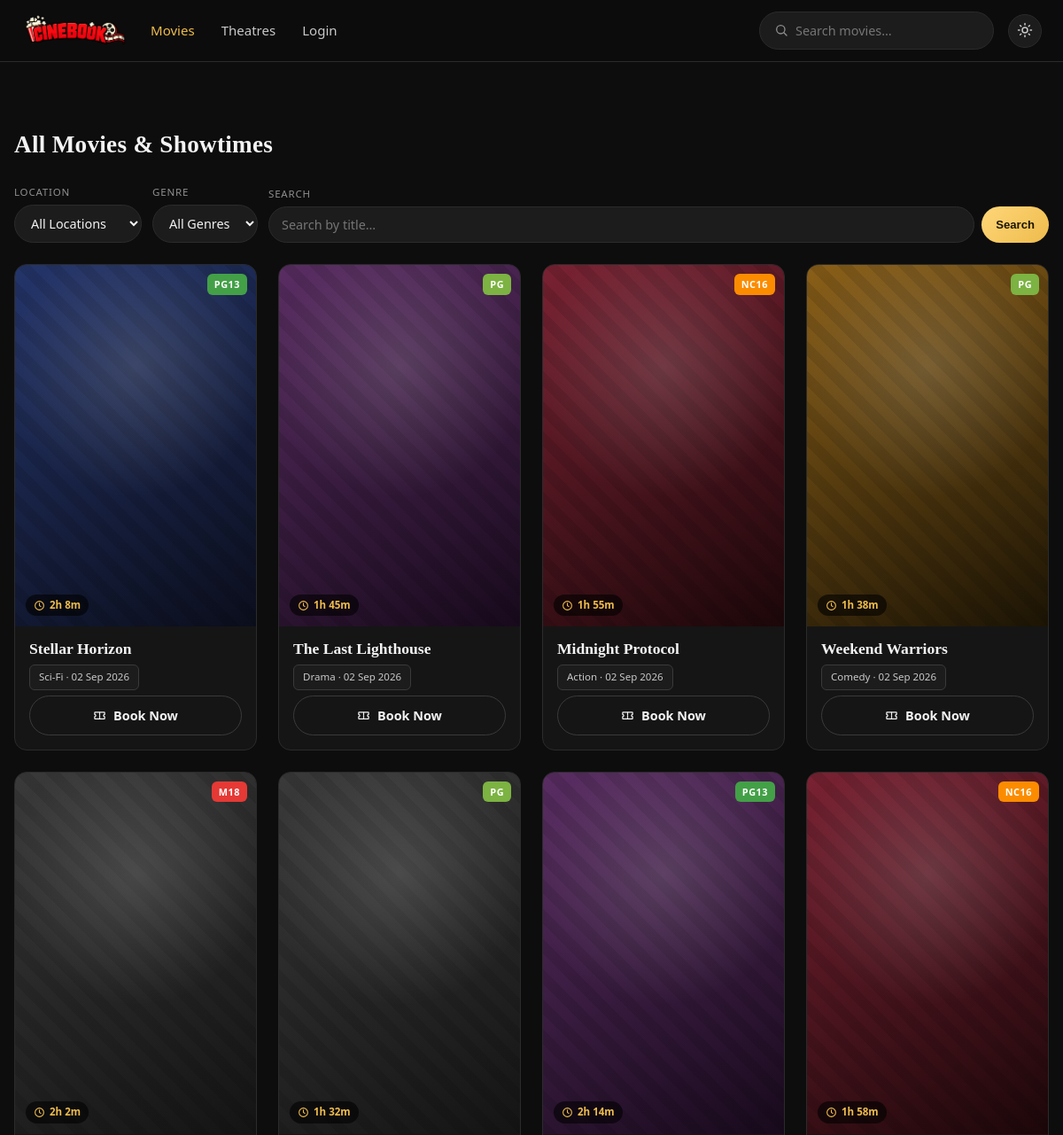
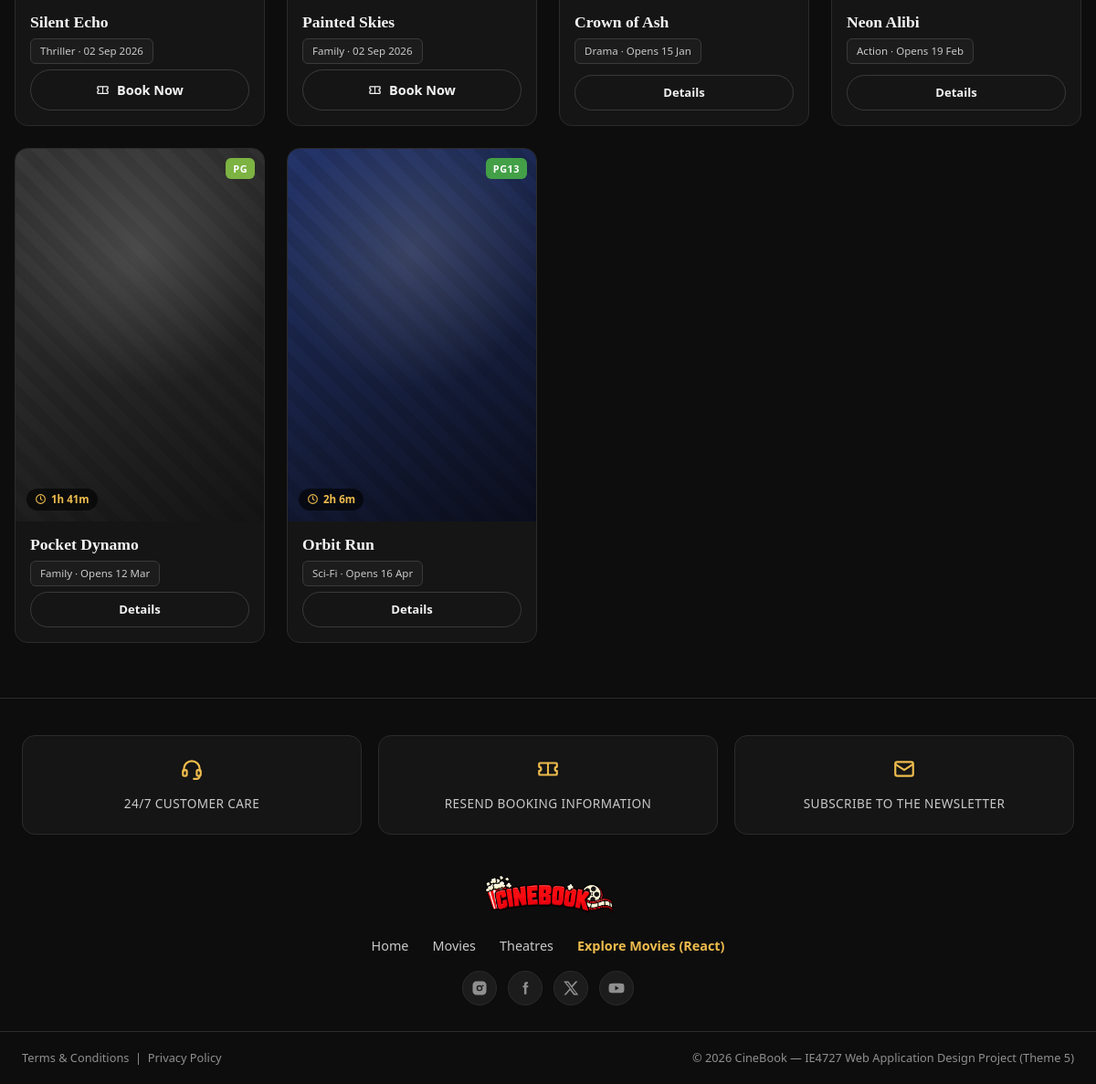
The app's page /movies.php with its own data (2 pictures, top to bottom).
### tables this page shows
CREATE TABLE movie (
    Movie_ID INT AUTO_INCREMENT PRIMARY KEY,
    Location VARCHAR(150),
    Date DATE,
    Showtime TIME,
    Description TEXT,
    Title VARCHAR(150) NOT NULL,
    Poster VARCHAR(255) NOT NULL DEFAULT '',
    Backdrop VARCHAR(255) NOT NULL DEFAULT '',
    Trailer_File VARCHAR(255) NULL DEFAULT NULL,
    Genre VARCHAR(80),
    Duration_Min INT,
    Certificate VARCHAR(10) DEFAULT 'PG',
    Stars TINYINT DEFAULT 4,
    Status VARCHAR(20) DEFAULT 'showing',
    Cinema_ID INT,
    FOREIGN KEY (Cinema_ID) REFERENCES cinema(Cinema_ID)
);

### movies.php (the view, shortened to what this page needs)
<?php
require_once 'includes/db_connect.php';
include 'includes/header.php';
$locFilter = ctype_digit((string)($_GET['loc'] ?? '')) ? (int)$_GET['loc'] : 0;
$q = is_string($_GET['q'] ?? null) ? trim($_GET['q']) : '';
$q = substr($q, 0, 100);
$inner = "SELECT MIN(m2.Movie_ID) FROM movie m2
          LEFT JOIN cinema c2 ON m2.Cinema_ID = c2.Cinema_ID
          WHERE 1=1";
$inner .= " GROUP BY m2.Title";
$sql = "SELECT m.Movie_ID, m.Title, m.Genre, m.Duration_Min, m.Date, m.Showtime,
               m.Certificate, m.Stars, m.Status, m.Poster, c.Cinema_Name, b.Bran_Location
        FROM movie m
        LEFT JOIN cinema c ON m.Cinema_ID = c.Cinema_ID
        LEFT JOIN branch b ON c.Bran_ID = b.Bran_ID
        WHERE m.Movie_ID IN ($inner)
        ORDER BY m.Date ASC, m.Showtime ASC";
$stmt = $conn->prepare($sql);
$stmt->execute();
$result = $stmt->get_result();
$locName = '';
?>
<div class="section-head">
    <h2><?php
        if ($q !== '') echo 'Results for “' . htmlspecialchars($q) . '”';
        elseif ($locName !== '') echo 'Now Playing at ' . htmlspecialchars($locName);
        else echo 'All Movies &amp; Showtimes';
    ?></h2>
</div>
<form class="toolbar" method="GET" action="movies.php" role="search">
    <div class="filter-group">
        <label for="loc">Location</label>
        <select name="loc" id="loc" onchange="this.form.submit()">
            <option value="0">All Locations</option>
        </select>
    </div>
    <div class="filter-group">
        <label for="genre">Genre</label>
        <select name="genre" id="genre" onchange="this.form.submit()">
            <option value="">All Genres</option>
        </select>
    </div>
    <div class="filter-group grow">
        <label for="q">Search</label>
        <div class="search-row">
            <input type="search" name="q" id="q" placeholder="Search by title…" value="<?php echo htmlspecialchars($q); ?>">
            <button type="submit" class="btn btn-sm">Search</button>
        </div>
    </div>
</form>
<div class="movie-grid">
<?php if ($result && $result->num_rows > 0): ?>
    <?php while ($row = $result->fetch_assoc()): ?>
        <div class="movie-card" data-title="<?php echo htmlspecialchars($row['Title']); ?>">
            <a class="poster<?php echo poster_has_img($row['Poster']); ?>" data-genre="<?php echo htmlspecialchars($row['Genre']); ?>"<?php echo poster_style($row['Poster']); ?>
               href="movie_details.php?id=<?php echo $row['Movie_ID']; ?>">
                <?php echo cert_badge($row['Certificate']); ?>
                <span class="dur-pill"><?php echo icon('clock',13); ?><?php echo formatDuration($row['Duration_Min']); ?></span>
            </a>
            <div class="movie-card-foot">
                <a class="mc-title" href="movie_details.php?id=<?php echo $row['Movie_ID']; ?>"><?php echo htmlspecialchars($row['Title']); ?></a>
                <div class="mc-location"><?php
                    echo htmlspecialchars($locFilter > 0 ? $row['Bran_Location'] : $row['Genre']);
                    echo ' &middot; ';
                    echo $row['Status'] === 'coming' ? 'Opens ' . date("d M", strtotime($row['Date'])) : date("d M Y", strtotime($row['Date']));
                ?></div>
                <?php if ($row['Status'] === 'coming'): ?>
                    <a href="movie_details.php?id=<?php echo $row['Movie_ID']; ?>" class="btn btn-sm btn-ghost">Details</a>
                <?php else: ?>
                    <a href="booking.php?movie_id=<?php echo $row['Movie_ID']; ?>" class="book-now-btn">
                        <?php echo icon('ticket',15); ?> Book Now
                    </a>
                <?php endif; ?>
            </div>
        </div>
    <?php endwhile; ?>
<?php else: ?>
    <div class="empty-state"><div class="big"><?php echo icon('search',42); ?></div><p>No movies found<?php echo $q !== '' ? ' for “' . htmlspecialchars($q) . '”' : ''; ?>. <a href="movies.php" style="color:var(--gold);">Clear filters</a>.</p></div>
<?php endif; ?>
</div>
<?php include 'includes/footer.php'; $conn->close(); ?>

### includes/functions.php (shortened to what this page needs)
<?php
function poster_file($poster) {
    $poster = trim((string) $poster);
    return '';
}
function poster_has_img($poster) {
    return poster_file($poster) !== '' ? ' has-img' : '';
}
function poster_style($poster) {
    $f = poster_file($poster);
    if ($f === '') return '';
    return ' style="background-image:url(\'images/posters/' . htmlspecialchars(rawurlencode($f)) . '\')"';
}
function cert_badge($cert) {
    $cert = trim((string) $cert);
    $cls = preg_replace('/[^A-Z0-9]/', '', strtoupper($cert));
    return '<span class="cert-badge cert-' . $cls . '">' . htmlspecialchars($cert) . '</span>';
}
function icon($name, $size = 18) {
    $s = (int) $size;
    $head = '<svg class="ico" width="' . $s . '" height="' . $s . '" viewBox="0 0 24 24" aria-hidden="true"';
    $stroke = $head . ' fill="none" stroke="currentColor" stroke-width="2" stroke-linecap="round" stroke-linejoin="round">';
    switch ($name) {
        case 'search':  return $stroke . '<circle cx="11" cy="11" r="7"/><line x1="21" y1="21" x2="16.6" y2="16.6"/></svg>';
        case 'clock':   return $stroke . '<circle cx="12" cy="12" r="9"/><path d="M12 7v5l3 2"/></svg>';
        case 'calendar':return $stroke . '<rect x="3" y="4.5" width="18" height="16" rx="2"/><path d="M3 9h18M8 3v3M16 3v3"/></svg>';
        case 'headset': return $stroke . '<path d="M4 14v-2a8 8 0 0 1 16 0v2"/><rect x="3" y="13" width="4" height="6" rx="1.5"/><rect x="17" y="13" width="4" height="6" rx="1.5"/><path d="M20 19a3 3 0 0 1-3 3h-3"/></svg>';
        case 'mail':    return $stroke . '<rect x="3" y="5" width="18" height="14" rx="2"/><path d="M3.5 7.5 12 13l8.5-5.5"/></svg>';
        case 'edit':    return $stroke . '<path d="M12 20h9"/><path d="M16.5 3.5a2.1 2.1 0 0 1 3 3L7 19l-4 1 1-4z"/></svg>';
        case 'pin':     return $stroke . '<path d="M21 10c0 7-9 13-9 13s-9-6-9-13a9 9 0 0 1 18 0z"/><circle cx="12" cy="10" r="3"/></svg>';
        case 'phone':   return $stroke . '<path d="M22 16.9v3a2 2 0 0 1-2.2 2 19.8 19.8 0 0 1-8.6-3.1 19.5 19.5 0 0 1-6-6A19.8 19.8 0 0 1 2.1 4.2 2 2 0 0 1 4.1 2h3a2 2 0 0 1 2 1.7c.1.9.3 1.8.6 2.6a2 2 0 0 1-.5 2.1L8 9.6a16 16 0 0 0 6 6l1.2-1.2a2 2 0 0 1 2.1-.5c.8.3 1.7.5 2.6.6a2 2 0 0 1 1.7 2z"/></svg>';
        case 'film':    return $stroke . '<rect x="3" y="4" width="18" height="16" rx="2"/><path d="M7 4v16M17 4v16M3 9h4M3 15h4M17 9h4M17 15h4"/></svg>';
        case 'sun':     return $stroke . '<circle cx="12" cy="12" r="4"/><path d="M12 2v2M12 20v2M4.9 4.9l1.4 1.4M17.7 17.7l1.4 1.4M2 12h2M20 12h2M4.9 19.1l1.4-1.4M17.7 6.3l1.4-1.4"/></svg>';
        case 'moon':    return $stroke . '<path d="M21 12.8A8 8 0 1 1 11.2 3 6 6 0 0 0 21 12.8z"/></svg>';
        case 'play':    return $head . ' fill="currentColor"><path d="M8 5v14l11-7z"/></svg>';
        case 'ticket':  return $stroke . '<path d="M4 6h16a1 1 0 0 1 1 1v3a2 2 0 0 0 0 4v3a1 1 0 0 1-1 1H4a1 1 0 0 1-1-1v-3a2 2 0 0 0 0-4V7a1 1 0 0 1 1-1z"/><path d="M12 6.8v1.5M12 9.7v1.5M12 12.6v1.5M12 15.5v1.5"/></svg>';
        case 'instagram': return $head . ' fill="currentColor"><path fill-rule="evenodd" clip-rule="evenodd" d="M7.5 2h9A5.5 5.5 0 0 1 22 7.5v9a5.5 5.5 0 0 1-5.5 5.5h-9A5.5 5.5 0 0 1 2 16.5v-9A5.5 5.5 0 0 1 7.5 2zm4.5 5.6a4.4 4.4 0 1 0 0 8.8 4.4 4.4 0 0 0 0-8.8zm0 1.9a2.5 2.5 0 1 1 0 5 2.5 2.5 0 0 1 0-5zm5-2.2a1.15 1.15 0 1 0 0 2.3 1.15 1.15 0 0 0 0-2.3z"/></svg>';
        case 'facebook':  return $head . ' fill="currentColor"><path d="M14 8.2V6.6c0-.7.5-.9.8-.9H16V3.1l-2.2-.1C11.2 3 10.6 5 10.6 6.3v1.9H8.6V11h2v10h3.3V11h2.3l.4-2.8H14z"/></svg>';
        case 'x':         return $head . ' fill="currentColor"><path d="M18.9 2H22l-7.6 8.7L23 22h-6.8l-5.3-6.9L4.8 22H2l8.1-9.3L1.5 2H8.4l4.8 6.3L18.9 2zm-1.2 18h1.9L7.4 4H5.4z"/></svg>';
        case 'youtube':   return $head . ' fill="currentColor"><path d="M23 7.5a3 3 0 0 0-2.1-2.1C19 5 12 5 12 5s-7 0-8.9.4A3 3 0 0 0 1 7.5 31 31 0 0 0 .7 12 31 31 0 0 0 1 16.5a3 3 0 0 0 2.1 2.1C5 19 12 19 12 19s7 0 8.9-.4a3 3 0 0 0 2.1-2.1A31 31 0 0 0 23.3 12 31 31 0 0 0 23 7.5zM10 15.3V8.7l5.7 3.3z"/></svg>';
    }
}

### records on screen
movie: Certificate "PG13", $s 13 (drawn), Duration_Min "2h 8m", Title "Stellar Horizon", Genre "Sci-Fi", Date "02 Sep 2026"
movie: Certificate "PG", $s 13 (drawn), Duration_Min "1h 45m", Title "The Last Lighthouse", Genre "Drama", Date "02 Sep 2026"
movie: Certificate "NC16", $s 13 (drawn), Duration_Min "1h 55m", Title "Midnight Protocol", Genre "Action", Date "02 Sep 2026"
movie: Certificate "PG", $s 13 (drawn), Duration_Min "1h 38m", Title "Weekend Warriors", Genre "Comedy", Date "02 Sep 2026"
movie: Certificate "M18", $s 13 (drawn), Duration_Min "2h 2m", Title "Silent Echo", Genre "Thriller", Date "02 Sep 2026"
movie: Certificate "PG", $s 13 (drawn), Duration_Min "1h 32m", Title "Painted Skies", Genre "Family", Date "02 Sep 2026"
movie: Certificate "PG13", $s 13 (drawn), Duration_Min "2h 14m", Title "Crown of Ash", Genre "Drama", Date "15 Jan"
movie: Certificate "NC16", $s 13 (drawn), Duration_Min "1h 58m", Title "Neon Alibi", Genre "Action", Date "19 Feb"
movie: Certificate "PG", $s 13 (drawn), Duration_Min "1h 41m", Title "Pocket Dynamo", Genre "Family", Date "12 Mar"
movie: Certificate "PG13", $s 13 (drawn), Duration_Min "2h 6m", Title "Orbit Run", Genre "Sci-Fi", Date "16 Apr"
